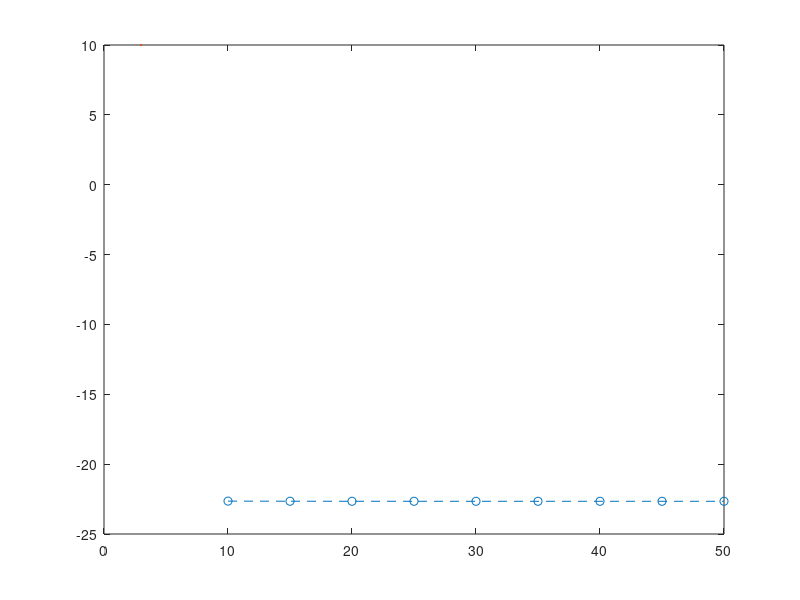

The MATLAB source for this figure: (Note: this script raises an error after producing the figure.)
clear
clc

cutoff_number = [10, 15, 20, 25, 30, 35, 40, 45, 50];
final_energy = [-22.6462242342, -22.6539747717, -22.6570465411, -22.6581669311, -22.6583718491, -22.6585139935, -22.6585633143, -22.6585633292, -22.6585728712];

figure(1)
plot(cutoff_number,final_energy,'o--',LineWidth=3,MarkerSize=10)
ax = gca;
ax.XAxis.FontSize = 20;
ax.YAxis.FontSize = 20;
ylabel("Final Energy (Ry)",FontSize=32)
xlabel("Kinetic Energy Cutoff (Ry)",FontSize=32)
fig = gcf;
fig.Position(3:4)=[1000,800];